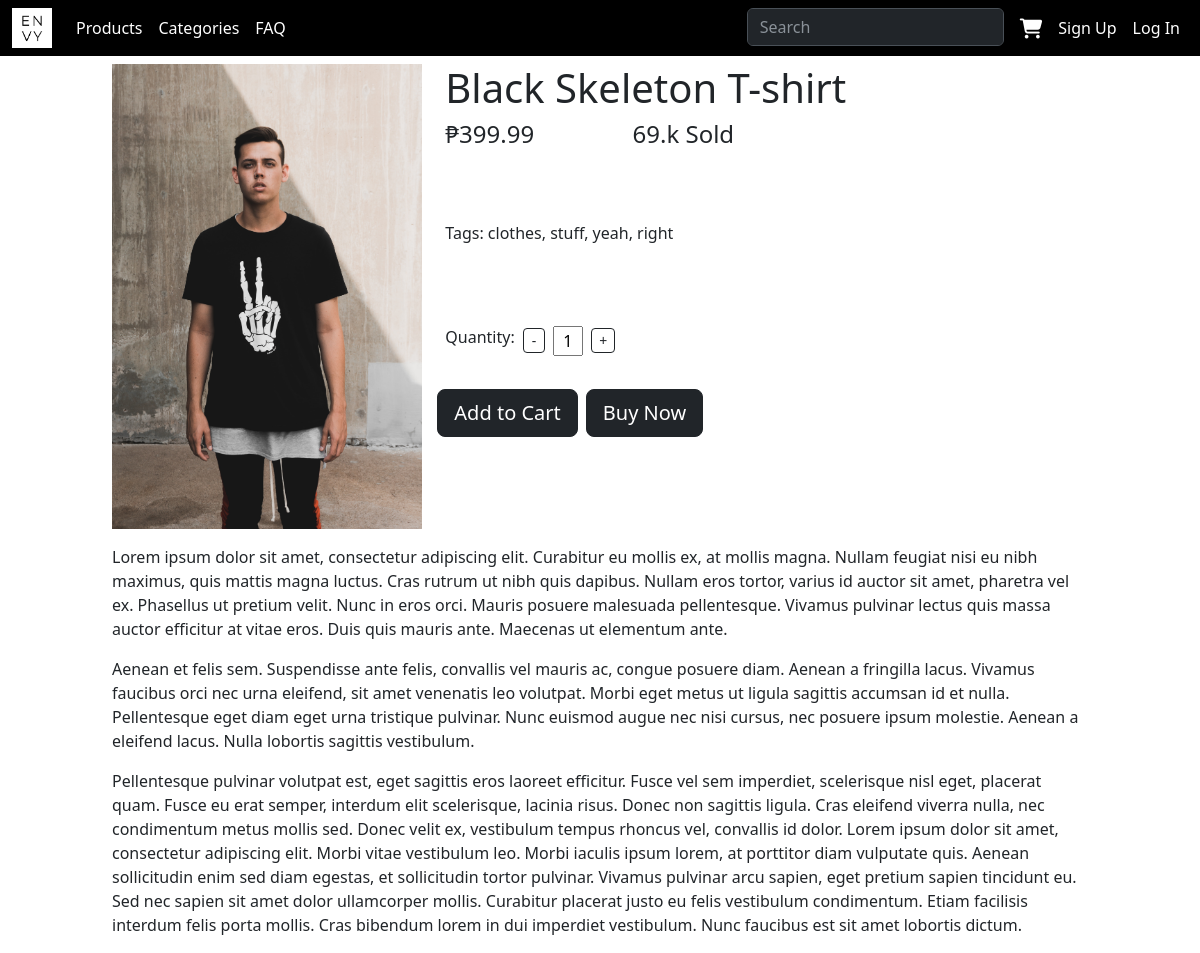
Page /product/1 on the committed database.
### home/models.py (models this page shows, shortened)
class Product(models.Model):
    product_name = models.CharField(max_length=600)
    product_image = models.ImageField(upload_to='items/', default='static/items/red_dress.jpg')
    description = models.TextField()
    price = models.FloatField()

### home/views.py (the view)
# urls.py: path('product/<int:id>', views.product_page, name='product_page'),
def product_page(request, id):
    product = get_object_or_404(Product, id=id)
    return render(request, "home/product_page.html", {"product": product})

### home/templates/home/product_page.html (shortened to what this page needs)
{% extends "home/base.html" %} {%block script%} {%load static%}
{%endblock%} {% block content%}
<div
  class="bg-white mx-auto position-relative"
  style="width: 1200px; height: 5000"
>
  <div class="container" style="width: 1000px">
    <div class="row">
      <div class="col-4 md-4 mt-2">
        <image src="{{product.product_image.url}}" style="width: 310px"></image>
      </div>
      <div class="col-6 md-4 mt-2">
        <h1 class="">{{product.product_name}}</h1>
        <div class="d-flex justify-content-around position-relative">
          <h4 class="position-absolute start-0">₱{{product.price}}</h4>
          <h4>69.k Sold</h4>
        </div>
        <div class="row row-cols-lg-auto g-3 align-items-center mt-5">
          <p class="col-12">Tags: clothes, stuff, yeah, right</p>
        </div>
        <div class="row row-cols-lg-auto g-3 align-items-center mt-5">
          <p class="col-12">Quantity:</p>
          <button
            type="button"
            class="col-12 btn btn-outline-dark btn-sm mb-2"
            style="padding-top: 1px; padding-bottom: 1px"
            onclick="decrementButton()"
          >
            -
          </button>
          <input
            type="text"
            name="quantity_input"
            class="mb-2 mx-2"
            id="quantity"
            value="1"
            style="width: 30px"
          />
          <button
            type="button"
            class="col-12 btn btn-outline-dark btn-sm mb-2"
            style="padding: 1px 7px"
            onclick="incrementButton()"
          >
            +
          </button>
        </div>
        <div class="row row-cols-lg-auto g-3 align-items-center mt-2">
          <button id='add_to_cart' type="button" class="btn btn-dark btn-lg me-2">
            Add to Cart
          </button>
          <button type="button" class="btn btn-dark btn-lg">Buy Now</button>
        </div>
      </div>
      <div class="col-12 md-4">
        <p>{{product.description | linebreaks}}</p>
      </div>
    </div>
  </div>
</div>
{% endblock %}

### home/templates/home/base.html (style rules this page uses)
body { background: #f6f6f6; padding-top: 56px; }

### rows in the picture
Product: product_image (picture), product_name "Black Skeleton T-shirt", price "399.99", description "Lorem ipsum dolor sit amet, consectetur adipiscing elit. Curabitur eu mollis ex, at mollis magna. Nullam feugiat nisi eu nibh maximus, quis mattis magna luctus. Cras rutrum ut nibh quis dapibus. Nullam eros tortor, varius id auctor sit amet, pharetra vel ex. Phasellus ut pretium velit. Nunc in eros orci. Mauris posuere malesuada pellentesque. Vivamus pulvinar lectus quis massa auctor efficitur at vitae eros. Duis quis mauris ante. Maecenas ut elementum ante. Aenean et felis sem. Suspendisse ante felis, convallis vel mauris ac, congue posuere diam. Aenean a fringilla lacus. Vivamus faucibus orci nec urna eleifend, sit amet venenatis leo volutpat. Morbi eget metus ut ligula sagittis accumsan…"
